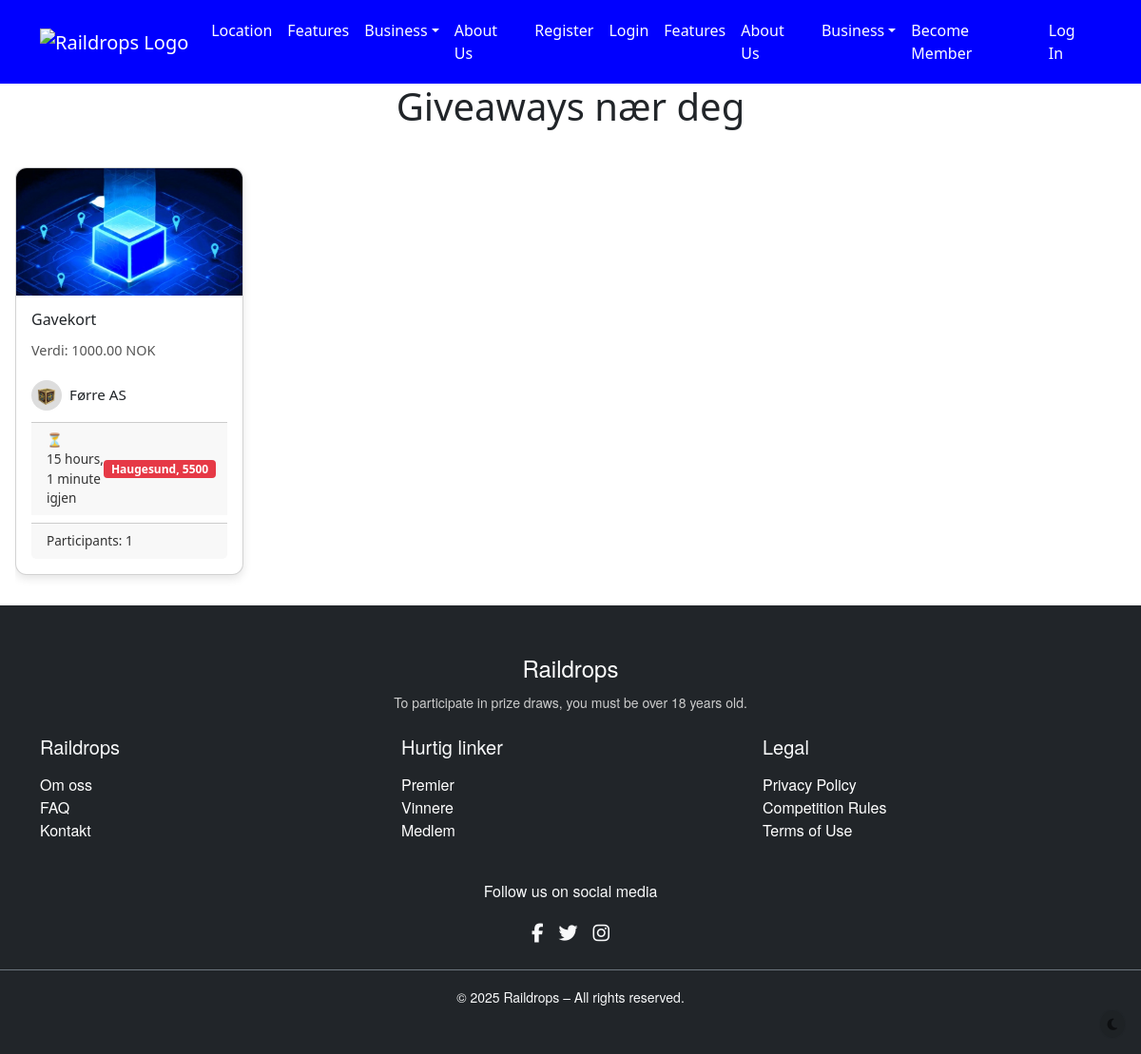
The page / on the database its author committed.
### giveaways/models.py (models this page shows, shortened)
class Giveaway(models.Model):
    business = models.ForeignKey(
        Business,
        on_delete=models.CASCADE,
        related_name="giveaways",
        db_index=True
    )
    title = models.CharField(max_length=255, db_index=True)
    description = models.TextField()
    image = models.ImageField(upload_to="giveaway_images/", blank=True, null=True)
    prize_value = models.DecimalField(
        max_digits=10,
        decimal_places=2,
        verbose_name="Prize Value",
        null=True,
        blank=True
    )
    start_date = models.DateTimeField(db_index=True)
    end_date = models.DateTimeField(db_index=True)
    is_active = models.BooleanField(default=True, db_index=True)
    created_at = models.DateTimeField(auto_now_add=True, db_index=True)
    signup_question = models.CharField(
        max_length=255,
        blank=True,
        verbose_name="Signup Question"
    )
    signup_options = models.JSONField(
        blank=True,
        null=True,
        verbose_name="Answer Options (max 4)"
    )
    class Meta:
        verbose_name = "Giveaway"
        verbose_name_plural = "Giveaways"
        ordering = ['-created_at']
        indexes = [
            models.Index(fields=['business', 'is_active']),
            models.Index(fields=['start_date', 'end_date']),
            models.Index(fields=['is_active', 'start_date', 'end_date']),
        ]

### businesses/models.py (models this page shows, shortened)
class Business(models.Model):
    user = models.OneToOneField(
        settings.AUTH_USER_MODEL,
        on_delete=models.CASCADE,
        related_name="business_account",
        db_index=True
    )
    admin = models.ForeignKey(
        settings.AUTH_USER_MODEL,
        on_delete=models.CASCADE,
        related_name="admin_businesses",
        help_text="User who is the admin for this business",
        db_index=True
    )
    organization_number = models.CharField(
        max_length=20,
        unique=True,
        null=True,
        blank=True,
        help_text="Organization number must be unique",
        db_index=True
    )
    name = models.CharField(max_length=255, db_index=True)
    description = models.TextField(blank=True)
    logo = models.ImageField(upload_to="business_logos/", blank=True, null=True)
    website = models.URLField(blank=True, null=True)
    postal_code = models.CharField(max_length=10, blank=True, db_index=True)
    city = models.CharField(max_length=64, blank=True, db_index=True)
    address = models.CharField(
        max_length=255,
        blank=True,
        null=True,
        verbose_name="Address",
        help_text="Street address of the business"
    )
    phone = models.CharField(
        max_length=32,
        blank=True,
        null=True,
        verbose_name="Phone",
        help_text="Contact phone for the business"
    )
    contact_person = models.CharField(
        max_length=128,
        blank=True,
        null=True,
        verbose_name="Contact Person",
        help_text="Name of the main contact for the business"
    )
    social_media = models.JSONField(
        blank=True,
        null=True,
        verbose_name="Social Media",
        help_text="Links to Facebook, Instagram, etc."
    )
    created_at = models.DateTimeField(auto_now_add=True, db_index=True)
    class Meta:
        verbose_name = "Bedrift"
        verbose_name_plural = "Bedrifter"
        ordering = ['-created_at']
        indexes = [
            models.Index(fields=['name', 'city']),
            models.Index(fields=['created_at']),
            models.Index(fields=['admin'])
        ]

### accounts/views.py (the view)
# urls.py: path('', HomeTestPageView.as_view(), name='home'),
class HomeTestPageView(TemplateView):
    template_name = "testpage.html"
    def get_context_data(self, **kwargs):
        context = super().get_context_data(**kwargs)
        giveaways = Giveaway.objects.filter(is_active=True).select_related('business')
        context["giveaways"] = giveaways
        logger.info(f"Forside med {giveaways.count()} giveaways vist.")
        return context

### accounts/context_processors.py (called while the page is built)
def user_roles(request):
    user = request.user
    return {
        'is_member': user_is_member(user),
        'is_business': user_is_business(user),
    }

### accounts/permissions.py (called while the page is built)
def user_is_member(user) -> bool:
    return (
        user.is_authenticated
        and not hasattr(user, "business_account")
        and user.groups.filter(name="Members").exists()
    )

def user_is_business(user) -> bool:
    return user.is_authenticated and hasattr(user, 'business_account')

### templates/testpage.html (shortened to what this page needs)
{% extends "base.html" %}
{% load static %}
{% block content %}
<h1 class="mb-4 text-center">Giveaways nær deg</h1>
{% include "giveaways/giveaway_horizontal_scroll.html" with giveaways=giveaways %}
{% endblock %}

### templates/giveaways/giveaway_horizontal_scroll.html (shortened to what this page needs)
{% load static %}
<link rel="stylesheet" href="{% static 'css/giveaway_cards.css' %}">
<section class="card-scroll">
    <div class="scroll-container">
        {% for giveaway in giveaways %}
        <article class="card" tabindex="0" role="button" aria-label="Se detaljer for {{ giveaway.title }}" style="cursor:pointer;" data-url="{% url 'giveaways:giveaway-detail' giveaway.pk %}">
            {% if giveaway.image %}
                <img src="{{ giveaway.image.url }}" alt="Premiebilde" class="card-image" />
            {% else %}
                <img src="{% static 'img/default_giveaway.png' %}" alt="Premiebilde" class="card-image" />
            {% endif %}
            <div class="card-content">
                <h3 class="card-title">{{ giveaway.title }}</h3>
                <p class="card-value">Verdi: {{ giveaway.prize_value|default:'?' }} NOK</p>
                <div class="d-flex align-items-center mb-2">
                    {% if giveaway.business.logo %}
                        <img src="{{ giveaway.business.logo.url }}" alt="Logo {{ giveaway.business.name }}" style="height:32px;width:32px;object-fit:cover;border-radius:50%;margin-right:0.5rem;">
                    {% endif %}
                    <span style="font-size:0.95rem;">{{ giveaway.business.name }}</span>
                </div>
                <div class="card-footer">
                    <span>⏳ {{ giveaway.end_date|timesince }} igjen</span>
                    <span class="badge">{{ giveaway.business.city }}, {{ giveaway.business.postal_code }}</span>
                </div>
                <div class="card-footer mt-1">
                    <span>Participants: {{ giveaway.entries.count }}</span>
                </div>
            </div>
        </article>
        {% endfor %}
    </div>
</section>

### static/css/style.css (style rules this page uses)
:root { --raildrops-primary: #004c97; --raildrops-secondary: #ffde59; --raildrops-dark: #1b1b1b; --raildrops-light: #f8fafc; --purple: #4701b7; --light-bg: #f8fafc; --dark-text: #222; --button-bg: #4701b7; --button-text: #fff; --color-background: var(--raildrops-light); --color-text: var(--raildrops-dark); --color-link: var(--raildrops-primary); --color-link-hover: #003c78; --color-success: #28a745; --color-danger: #dc3545; --color-warning: #ffc107; --color-info: #17a2b8; --font-family-base: 'Segoe UI', Arial, sans-serif; --font-size-base: 1rem; --font-size-sm: 0.875rem; --font-size-lg: 1.25rem; --font-weight-normal: 400; --font-weight-bold: 700; --line-height-base: 1.5; --spacing-xs: 0.25rem; --spacing-sm: 0.5rem; --spacing-md: 1rem; --spacing-lg: 1.5rem; --spacing-xl: 2.5rem; --border-radius-sm: 0.25rem; --border-radius-md: 0.5rem; --border-radius-lg: 1rem; }
body { background-color: var(--light-bg); color: var(--raildrops-dark); font-family: 'Segoe UI', Arial, sans-serif; }
.card { border-radius: 1rem; border: none; }

### static/css/giveaway_cards.css (style rules this page uses)
.card-scroll { padding: 1rem; overflow: hidden; }
.scroll-container { display: flex; gap: 1rem; overflow-x: auto; scroll-snap-type: x mandatory; scroll-behavior: smooth; -webkit-overflow-scrolling: touch; padding-bottom: 1rem; }
.card { flex: 0 0 auto; width: 85vw; max-width: 240px; background-color: #fff; border-radius: 12px; box-shadow: 0 4px 10px rgba(0, 0, 0, 0.1); scroll-snap-align: start; overflow: hidden; display: flex; flex-direction: column; transition: transform 0.3s ease; }
.card-image { width: 100%; height: 150px; object-fit: cover; }
.card-content { padding: 1rem; display: flex; flex-direction: column; justify-content: space-between; height: 100%; }
.card-title { font-size: 1rem; margin: 0 0 0.5rem; }
.card-value { font-size: 0.9rem; color: #555; margin: 0 0 1rem; }
.card-footer { display: flex; justify-content: space-between; align-items: center; font-size: 0.85rem; color: #333; }
.badge { background-color: #e63946; color: #fff; padding: 0.2rem 0.5rem; border-radius: 4px; font-size: 0.75rem; white-space: nowrap; }
@media (min-width: 576px) { .card { width: calc(50% - 0.5rem); } }
@media (min-width: 768px) { .card { width: calc(33.333% - 0.66rem); } }
@media (min-width: 992px) { .card { width: calc(25% - 0.75rem); } }

### rows shown on the page
Giveaway: image (picture), title "Gavekort", prize_value "1000.00", business.logo (picture), business.name "Førre AS", end_date "15 hours, 1 minute", business.city "Haugesund", business.postal_code "5500", entries.count "1"
